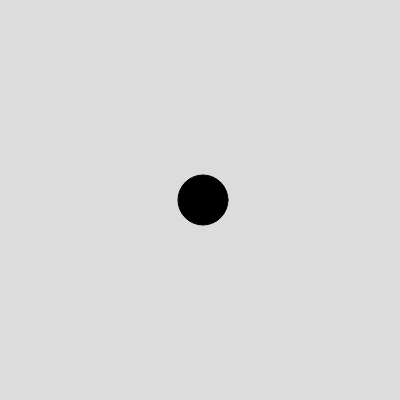
Frame 1 (no input)
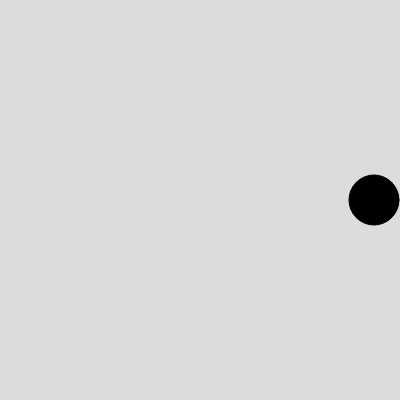
Frame 60 (no input)
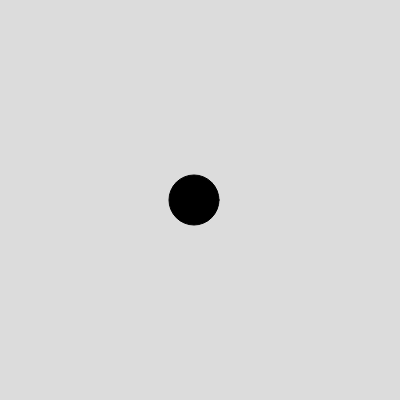
Frame 120 (the mouse pressed at the canvas centre since frame 60)

The p5.js sketch that drew these frames (run headless with seeded random() and noise() and a simulated clock; from frame 60 on, the mouse is pressed at the canvas centre):

// p5.js sketch
// ── sketch.js
// DDM2008 — Activity 2a
// (Mode Switch, 20 min)

let x = 200;     
let dx = 3;      
let size = 50;  
let bgColor;

function setup() {
  createCanvas(400, 400);
  bgColor = color(220);
}

function draw() {
  background(bgColor);

  x += dx;

  if (x > width - size/2 || x < size/2) {
    dx = -dx; 
  }

  fill(0);
  ellipse(x, height/2, size);
}

function keyPressed() {
  switch (key) {
    case '1':
      bgColor = color(200, 100, 100); // red
      size = 100;
      dx = 10;
      break;
    case '2':
      bgColor = color(100, 200, 100); // green
      size = 10;
      dx = 40;
      break;
    case '3':
      bgColor = color(100, 100, 200); // blue
      size = 50;
      dx = 3;
      break;
    default:
      bgColor = color(220);           // grey
  }
}
